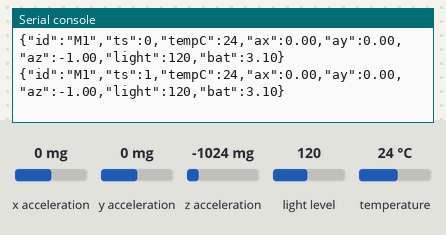
Simulated run of this program. Board: BBC micro:bit running MicroPython. Parts: the last lines printed to the serial console. Inputs (shaded band) come from the test bench; at power-on: x acceleration 0 mg, y acceleration 0 mg, z acceleration -1024 mg, light level 120, temperature 24 °C.

Above: at 1.2 s.
1.3 s: x acceleration set to -1440 mg
At 1.9 s:
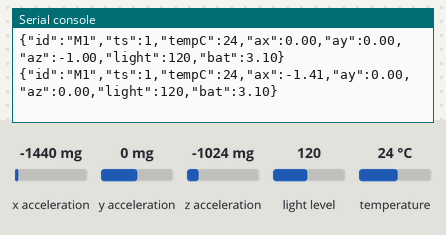
2.8 s: y acceleration set to -1440 mg
At 3.4 s:
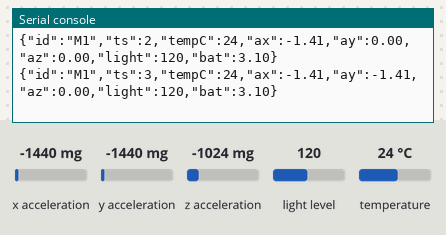
4.3 s: z acceleration set to -1440 mg
At 4.9 s:
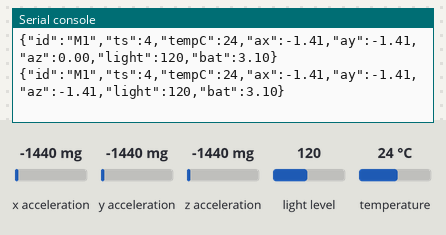
5.8 s: light level set to 5
At 6.4 s:
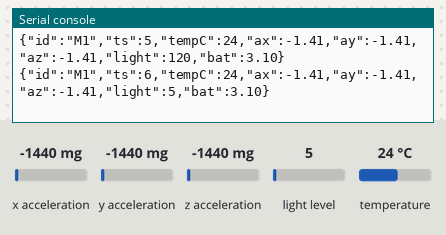
7.3 s: temperature set to 12 °C
At 7.9 s:
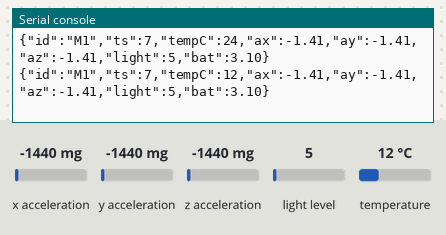
Timing chart, 0 to 9.8 s (numbered marks = the images above; inputs shaded):
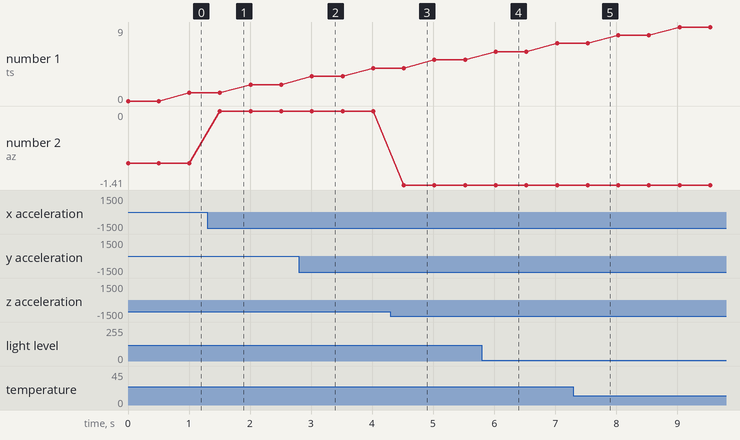

The program:

main.py
```python
from microbit import *
import utime # Solo necesitamos el módulo utime

DEVICE_ID = "M1"

while True:
    ax = accelerometer.get_x() / 1024
    ay = accelerometer.get_y() / 1024
    az = accelerometer.get_z() / 1024
    tempC = temperature()
    light = display.read_light_level()
    bat = 3.1  # Voltaje simulado

    # SOLUCIÓN: Usar utime.ticks_ms() y dividir por 1000 para obtener segundos.
    # Esto reemplaza al problemático utime.time() y genera un timestamp incremental.
    ts = utime.ticks_ms() // 1000

    # Construcción manual de la cadena JSON (evita el módulo "json")
    json_string = (
        '{"id":"' + DEVICE_ID + '",' +
        '"ts":' + str(ts) + ',' +
        '"tempC":' + str(tempC) + ',' +
        '"ax":' + "{:.2f}".format(ax) + ',' + # Formateo simple para evitar demasiados decimales
        '"ay":' + "{:.2f}".format(ay) + ',' +
        '"az":' + "{:.2f}".format(az) + ',' +
        '"light":' + str(light) + ',' +
        '"bat":' + "{:.2f}".format(bat) +
        '}'
    )

    print(json_string)
    sleep(500)
```

Measured:
- after the input at 1.3 s, the serial console: prints a new line after 0.21 s (image 1)
- after the input at 2.8 s, the serial console: prints a new line after 0.21 s (image 2)
- after the input at 4.3 s, the serial console: prints a new line after 0.22 s (image 3)
- after the input at 5.8 s, the serial console: prints a new line after 0.23 s (image 4)
- after the input at 7.3 s, the serial console: prints a new line after 0.23 s (image 5)
